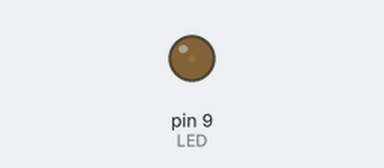
The sketch below on a simulated Arduino Uno, built with avr-gcc and run on an emulated ATmega328P. On the bench: output pins drawn as LEDs (lit = HIGH).

Above: at 0.05 s.
At 1.15 s:
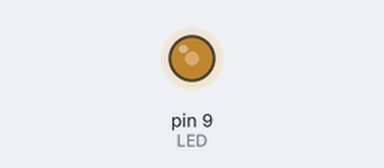
At 2.3 s:
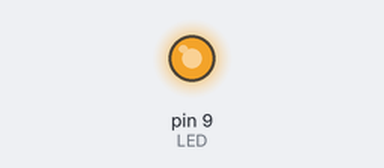
At 4.6 s:
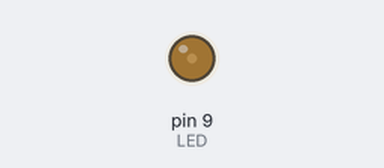
Timing chart, 0 to 6.6 s (numbered marks = the images above):
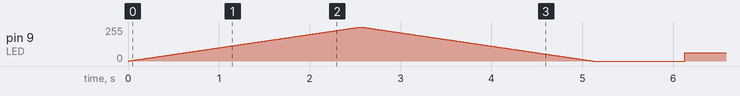

The sketch:

Experiment_10_LED_Brightness.ino
```cpp
// (licence header left out)
const int LED = 9; // Define LED for Pin 9
void setup()
{
  pinMode (LED, OUTPUT);  // Set the LED pin as an output
}

void loop()
{
  for (int i = 0; i < 256; i++) // step up brightness
  {
    analogWrite(LED, i);  // control LED
    delay(10);
  }
  for (int i = 255; i >= 0; i--) // step down brightness
  {
    analogWrite(LED, i);  // control LED
    delay(10);
  }
  // step through 0%, 25%, 75% and 100% duty cycle
  analogWrite(LED, 0);  // 0% duty cycle
  delay (1000);
  analogWrite(LED, 63);  // 25% duty cycle
  delay (1000);
  analogWrite(LED, 127);  // 50% duty cycle
  delay (1000);
  analogWrite(LED, 191);  // 75% duty cycle
  delay (1000);
  analogWrite(LED, 255);  // 100% duty cycle
  delay (1000);
}
```
